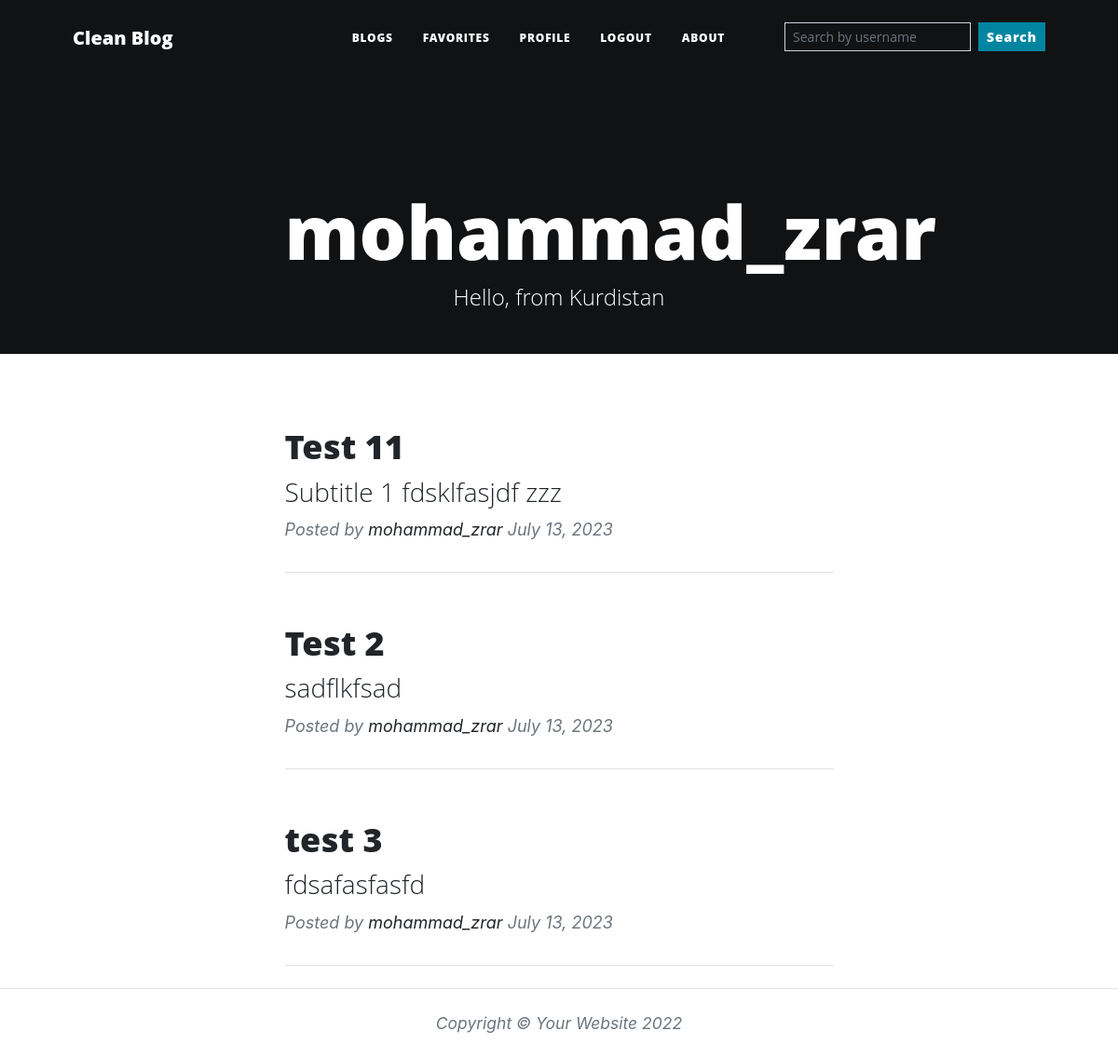
Page /mohammad_zrar/all-blogs (signed in) on the committed database.
### main.py (models this page shows)
class User(UserMixin, db.Model):
    __tablename__ = "users"
    id = db.Column(db.Integer, primary_key=True)
    email = db.Column(db.String(100))
    username = db.Column(db.String(100), unique=True)
    password = db.Column(db.String(100))
    bg_color = db.Column(db.String(7))
    bio = db.Column(db.String(250))
    blogs = db.relationship("BlogPost", back_populates="author")
    comments = db.relationship("Comment", back_populates="comment_author")
    favouring = db.relationship(
        'User', secondary=favorites,
        primaryjoin=(favorites.c.favorite_id == id),
        secondaryjoin=(favorites.c.favouring_id == id),
        backref=db.backref('favorites', lazy='dynamic'),
        lazy='dynamic'
    )

class BlogPost(db.Model):
    __tablename__ = "blog_posts"
    id = db.Column(db.Integer, primary_key=True)
    author_id = db.Column(db.Integer, db.ForeignKey("users.id"))
    author = relationship("User", back_populates="blogs")
    title = db.Column(db.String(250), unique=True, nullable=False)
    subtitle = db.Column(db.String(250), nullable=False)
    date = db.Column(db.String(250), nullable=False)
    body = db.Column(db.Text, nullable=False)
    img_url = db.Column(db.String(250), nullable=False)
    comments = relationship("Comment", back_populates="parent_post")

### main.py (the view)
@app.route('/<string:username>/all-blogs')
def all_blogs(username):
    user = User.query.filter_by(username=username).first()
    if user is None:
        return "There is no user with that username"
    blogs = db.session.query(BlogPost).filter(BlogPost.author_id == user.id).all()
    return render_template("all-blogs.html", all_blogs=blogs, user=user)

### main.py (called while the page is built)
@login_manager.user_loader
def load_user(user_id):
    return User.query.get(int(user_id))

### templates/all-blogs.html (shortened to what this page needs)
{% extends 'base.html' %}
{% block content %}
{% include "./layout/navbar.html" %}
{% include "./layout/header.html" %}
    <div class="container px-4 px-lg-5">
        {% for blog in all_blogs %}
      <div class="row gx-4 gx-lg-5 justify-content-center">
        <div class="col-md-10 col-lg-8 col-xl-7">
          <div class="post-preview">
            <a href="{{ url_for('blog', username=blog.author.username, blog_id=blog.id) }}">
              <h2 class="post-title">
                {{ blog.title }}
              </h2>
              <h3 class="post-subtitle">
                {{ blog.subtitle }}
              </h3>
            </a>
            <p class="post-meta">
              Posted by
              <a href="{{ url_for('user_blogs', username=blog.author.username) }}">{{blog.author.username}}</a>
              {{ blog.date }}
            </p>
          </div>
          <hr class="my-4" />
        </div>
      </div>
        {% endfor %}
    </div>
{% include "./layout/footer.html" %}
{% endblock %}

### templates/layout/header.html (shortened to what this page needs)
<header class="masthead pb-5" style="background-color: #{{ user.bg_color }};">
    <div class="container position-relative px-4 px-lg-5">
        <div class="row gx-4 gx-lg-5 justify-content-center">
            <div class="col-md-10 col-lg-8 col-xl-7">
                <div class="site-heading">
                    <h1 class="h1-header">{{ user.username }}</h1>
                    <span class="subheading">{{ user.bio if user.bio != None else '' }}</span>
                </div>
            </div>
        </div>
    </div>
</header>

### rows in the picture
User: username "mohammad_zrar", bio "Hello, from Kurdistan"
BlogPost: title "Test 11", subtitle "Subtitle 1 fdsklfasjdf zzz", author.username "mohammad_zrar", date "July 13, 2023"
BlogPost: title "Test 2", subtitle "sadflkfsad", author.username "mohammad_zrar", date "July 13, 2023"
BlogPost: title "test 3", subtitle "fdsafasfasfd", author.username "mohammad_zrar", date "July 13, 2023"
